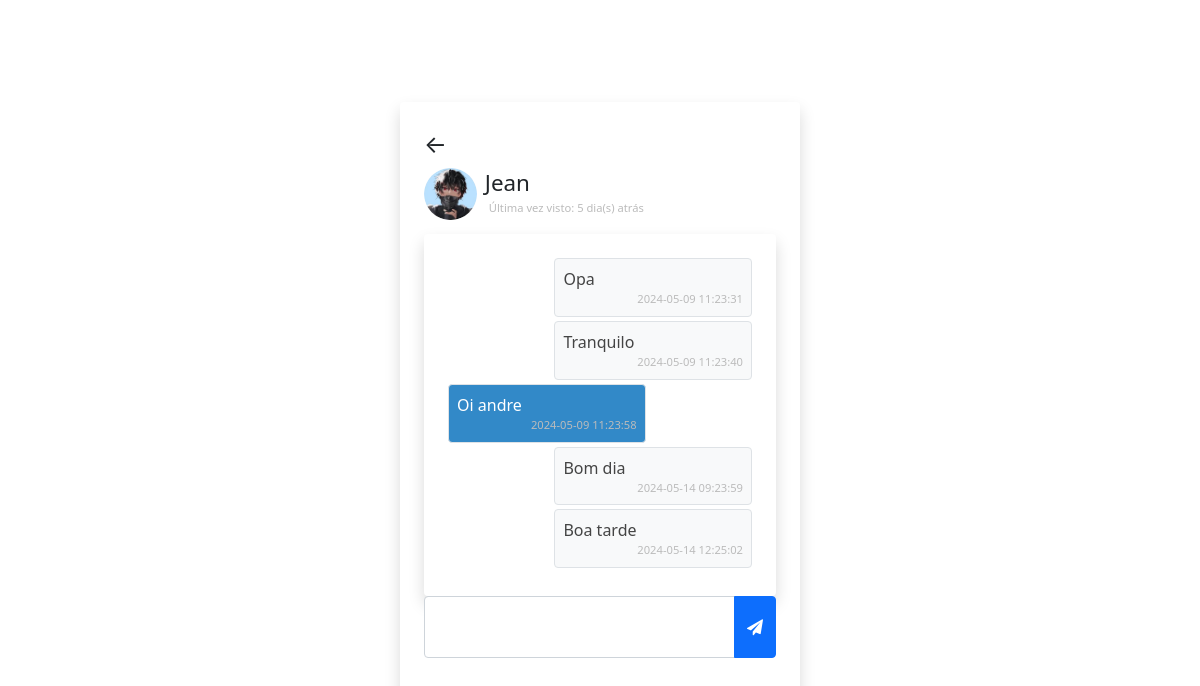
The page /chat.php?user=jean (signed in) on the database its author committed.
### tables this page shows
CREATE TABLE `users` (
  `user_id` int(11) NOT NULL,
  `name` varchar(255) NOT NULL,
  `username` varchar(255) NOT NULL,
  `password` varchar(1000) NOT NULL,
  `p_p` varchar(255) DEFAULT 'user-default.png',
  `last_seen` datetime NOT NULL DEFAULT current_timestamp()
);

CREATE TABLE `chats` (
  `chat_id` int(11) NOT NULL,
  `from_id` int(11) NOT NULL,
  `to_id` int(11) NOT NULL,
  `message` text NOT NULL,
  `opened` tinyint(1) NOT NULL DEFAULT 0,
  `created_at` datetime NOT NULL DEFAULT current_timestamp()
);

### app/helpers/user.php (called while the page is built)
<?php
function getUser($username, $conn){
   $sql = "SELECT * FROM users
           WHERE username=?";
   $stmt = $conn->prepare($sql);
   $stmt->execute([$username]);
   if ($stmt->rowCount() === 1) {
   	 $user = $stmt->fetch();
   	 return $user;
   }else {
   	$user = [];
   	return $user;
   }
}

### app/helpers/timeAgo.php (called while the page is built, shortened)
<?php
function last_seen($date_time){
   $timestamp = strtotime($date_time);
   $strTime = array("segundo", "minuto", "hora", "dia", "mês", "ano");
   $length = array("60","60","24","30","12","10");
   $currentTime = time();
   if($currentTime >= $timestamp) {
		$diff     = time()- $timestamp;
		for($i = 0; $diff >= $length[$i] && $i < count($length)-1; $i++) {
		$diff = $diff / $length[$i];
		}
		$diff = round($diff);
		if ($diff < 59 && $strTime[$i] == "segundo") {
			return 'Ativo';
		}else {
			return $diff . " " . $strTime[$i] . "(s) atrás ";
		}
   }
}
?>

### app/helpers/chat.php (called while the page is built)
<?php
function getChats($id_1, $id_2, $conn){
   $sql = "SELECT * FROM chats
           WHERE (from_id=? AND to_id=?)
           OR    (to_id=? AND from_id=?)
           ORDER BY chat_id ASC";
    $stmt = $conn->prepare($sql);
    $stmt->execute([$id_1, $id_2, $id_1, $id_2]);
    if ($stmt->rowCount() > 0) {
    	$chats = $stmt->fetchAll();
    	return $chats;
    }else {
    	$chats = [];
    	return $chats;
    }
}

### chat.php (the view, shortened to what this page needs)
<?php
  if (isset($_SESSION['username'])) {
  	include 'app/db.conn.php';
  	include 'app/helpers/user.php';
  	include 'app/helpers/chat.php';
  	include 'app/helpers/timeAgo.php';
  	$chatWith = getUser($_GET['user'], $conn);
  	$chats = getChats($_SESSION['user_id'], $chatWith['user_id'], $conn);
?>
<!DOCTYPE html>
<html lang="pt-br">
<head>
	<link href="https://cdn.jsdelivr.net/npm/bootstrap@5.0.1/dist/css/bootstrap.min.css" rel="stylesheet">
	<link rel = "stylesheet" href = "css/style.css">
	<link rel="stylesheet" href="https://cdnjs.cloudflare.com/ajax/libs/font-awesome/4.7.0/css/font-awesome.min.css">
</head>
<body class = "d-flex justify-content-center align-items-center vh-100">
    <div class = "w-400 shadow p-4 rounded">
    	<a href = "home.php" class = "fs-4 link-dark">&#8592;</a>
    	   <div class = "d-flex align-items-center">
    	   	  <img src = "uploads/<?=$chatWith['p_p']?>" class = "w-15 rounded-circle">
               <h3 class = "display-4 fs-sm m-2">
               	  <?=$chatWith['name']?> <br>
               	  	<div class = "d-flex align-items-center" title = "online">
						<?php
							if (last_seen($chatWith['last_seen']) == "Ativo") {
						?>
							<div class = "online"></div>
							<small class = "d-block p-1">Online</small>
						<?php }else{ ?>
							<small class = "d-block p-1">
								Última vez visto:
								<?=last_seen($chatWith['last_seen'])?>
							</small>
						<?php } ?>
               	  </div>
               </h3>
    	   </div>
    	   <div class = "shadow p-4 rounded d-flex flex-column mt-2 chat-box" id = "chatBox">
    	        <?php
                     if (!empty($chats)) {
                     foreach($chats as $chat){
                     	if($chat['from_id'] == $_SESSION['user_id'])
                     	{ ?>
						<p class = "rtext align-self-end border rounded p-2 mb-1">
						    <?=$chat['message']?>
						    <small class = "d-block">
						    	<?=$chat['created_at']?>
						    </small>
						</p>
                    <?php }else{ ?>
						<p class = "ltext border rounded p-2 mb-1">
							<?=$chat['message']?>
							<small class = "d-block">
								<?=$chat['created_at']?>
							</small>
						</p>
                    <?php }
                     }
    	   		} ?>
    	   </div>
    	   <div class = "input-group mb-3">
    	   	   <textarea cols = "3" id = "message" class = "form-control"></textarea>
    	   	   <button class = "btn btn-primary" id = "sendBtn">
    	   	   	  <i class = "fa fa-paper-plane"></i>
    	   	   </button>
    	   </div>
    </div>
 </body>
 </html>
<?php
  }else{
  	header("Location: index.php");
   	exit;
  }
 ?>

### css/style.css (style rules this page uses)
.vh-100 { min-height: 100vh; }
.w-400 { width: 400px; }
a { text-decoration: none; }
.w-15 { width: 15%; }
.fs-sm { font-size: 1.4rem; }
small { color: #bbb; font-size: 0.7rem; text-align: right; }
.chat-box { overflow-y: auto; overflow-x: hidden; max-height: 50vh; }
.rtext { width: 65%; background: #f8f9fa; color: #444; }
.ltext { width: 65%; background: #3289c8; color: #fff; }
textarea { resize: none; }

### rows shown on the page
users: p_p (picture), name "Jean", last_seen "5 dia(s) atrás"
chats: message "Opa", created_at "2024-05-09 11:23:31"
chats: message "Tranquilo", created_at "2024-05-09 11:23:40"
chats: message "Oi andre", created_at "2024-05-09 11:23:58"
chats: message "Bom dia", created_at "2024-05-14 09:23:59"
chats: message "Boa tarde", created_at "2024-05-14 12:25:02"
